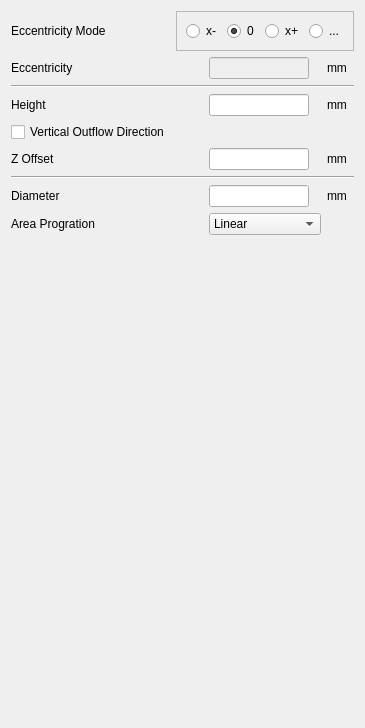
     <widget class="QWidget" name="page_diffuser">
      <property name="geometry">
       <rect>
        <x>0</x>
        <y>0</y>
        <width>350</width>
        <height>728</height>
       </rect>
      </property>
      <attribute name="label">
       <string>Diffuser</string>
      </attribute>
      <layout class="QGridLayout" name="gridLayout_3">
       <item row="8" column="0">
        <widget class="QLabel" name="label_62">
         <property name="sizePolicy">
          <sizepolicy hsizetype="Minimum" vsizetype="Preferred">
           <horstretch>0</horstretch>
           <verstretch>0</verstretch>
          </sizepolicy>
         </property>
         <property name="minimumSize">
          <size>
           <width>100</width>
           <height>0</height>
          </size>
         </property>
         <property name="text">
          <string>Diameter</string>
         </property>
        </widget>
       </item>
       <item row="4" column="0">
        <widget class="QLabel" name="label_59">
         <property name="sizePolicy">
          <sizepolicy hsizetype="Minimum" vsizetype="Preferred">
           <horstretch>0</horstretch>
           <verstretch>0</verstretch>
          </sizepolicy>
         </property>
         <property name="minimumSize">
          <size>
           <width>100</width>
           <height>0</height>
          </size>
         </property>
         <property name="text">
          <string>Height</string>
         </property>
        </widget>
       </item>
       <item row="10" column="0">
        <spacer name="verticalSpacer_7">
         <property name="orientation">
          <enum>Qt::Vertical</enum>
         </property>
         <property name="sizeHint" stdset="0">
          <size>
           <width>20</width>
           <height>40</height>
          </size>
         </property>
        </spacer>
       </item>
       <item row="9" column="0">
        <widget class="QLabel" name="label_72">
         <property name="sizePolicy">
          <sizepolicy hsizetype="Minimum" vsizetype="Preferred">
           <horstretch>0</horstretch>
           <verstretch>0</verstretch>
          </sizepolicy>
         </property>
         <property name="minimumSize">
          <size>
           <width>100</width>
           <height>0</height>
          </size>
         </property>
         <property name="text">
          <string>Area Progration</string>
         </property>
        </widget>
       </item>
       <item row="5" column="0">
        <widget class="QCheckBox" name="checkBox_diffuser_direction">
         <property name="text">
          <string>Vertical Outflow Direction</string>
         </property>
        </widget>
       </item>
       <item row="4" column="2">
        <widget class="QLineEdit" name="lineEdit_diffuser_height">
         <property name="sizePolicy">
          <sizepolicy hsizetype="Minimum" vsizetype="Fixed">
           <horstretch>0</horstretch>
           <verstretch>0</verstretch>
          </sizepolicy>
         </property>
         <property name="maximumSize">
          <size>
           <width>100</width>
           <height>16777215</height>
          </size>
         </property>
        </widget>
       </item>
       <item row="6" column="0">
        <widget class="QLabel" name="label_61">
         <property name="sizePolicy">
          <sizepolicy hsizetype="Minimum" vsizetype="Preferred">
           <horstretch>0</horstretch>
           <verstretch>0</verstretch>
          </sizepolicy>
         </property>
         <property name="minimumSize">
          <size>
           <width>100</width>
           <height>0</height>
          </size>
         </property>
         <property name="text">
          <string>Z Offset</string>
         </property>
        </widget>
       </item>
       <item row="9" column="2">
        <widget class="QComboBox" name="comboBox_area_progration">
         <item>
          <property name="text">
           <string>Linear</string>
          </property>
         </item>
         <item>
          <property name="text">
           <string>Quadratic Area</string>
          </property>
         </item>
        </widget>
       </item>
       <item row="8" column="2">
        <widget class="QLineEdit" name="lineEdit_diffuser_outlet_diameter">
         <property name="sizePolicy">
          <sizepolicy hsizetype="Minimum" vsizetype="Fixed">
           <horstretch>0</horstretch>
           <verstretch>0</verstretch>
          </sizepolicy>
         </property>
         <property name="maximumSize">
          <size>
           <width>100</width>
           <height>16777215</height>
          </size>
         </property>
        </widget>
       </item>
       <item row="4" column="3">
        <widget class="QLabel" name="label_60">
         <property name="text">
          <string>mm</string>
         </property>
        </widget>
       </item>
       <item row="6" column="2">
        <widget class="QLineEdit" name="lineEdit_diffuser_z_offset">
         <property name="sizePolicy">
          <sizepolicy hsizetype="Minimum" vsizetype="Fixed">
           <horstretch>0</horstretch>
           <verstretch>0</verstretch>
          </sizepolicy>
         </property>
         <property name="maximumSize">
          <size>
           <width>100</width>
           <height>16777215</height>
          </size>
         </property>
        </widget>
       </item>
       <item row="8" column="3">
        <widget class="QLabel" name="label_64">
         <property name="text">
          <string>mm</string>
         </property>
        </widget>
       </item>
       <item row="6" column="3">
        <widget class="QLabel" name="label_57">
         <property name="text">
          <string>mm</string>
         </property>
        </widget>
       </item>
       <item row="0" column="1" colspan="3">
        <widget class="QFrame" name="frame_eccentricity">
         <property name="sizePolicy">
          <sizepolicy hsizetype="Minimum" vsizetype="Preferred">
           <horstretch>0</horstretch>
           <verstretch>0</verstretch>
          </sizepolicy>
         </property>
         <property name="frameShape">
          <enum>QFrame::StyledPanel</enum>
         </property>
         <property name="frameShadow">
          <enum>QFrame::Raised</enum>
         </property>
         <layout class="QGridLayout" name="gridLayout_11">
          <item row="0" column="1">
           <widget class="QRadioButton" name="radioButton_eccentricity_zero">
            <property name="sizePolicy">
             <sizepolicy hsizetype="Maximum" vsizetype="Fixed">
              <horstretch>0</horstretch>
              <verstretch>0</verstretch>
             </sizepolicy>
            </property>
            <property name="text">
             <string>0</string>
            </property>
            <property name="checked">
             <bool>true</bool>
            </property>
           </widget>
          </item>
          <item row="0" column="2">
           <widget class="QRadioButton" name="radioButton_eccentricity_pos">
            <property name="sizePolicy">
             <sizepolicy hsizetype="Maximum" vsizetype="Fixed">
              <horstretch>0</horstretch>
              <verstretch>0</verstretch>
             </sizepolicy>
            </property>
            <property name="text">
             <string>x+</string>
            </property>
           </widget>
          </item>
          <item row="0" column="0">
           <widget class="QRadioButton" name="radioButton_eccentricity_neg">
            <property name="sizePolicy">
             <sizepolicy hsizetype="Maximum" vsizetype="Fixed">
              <horstretch>0</horstretch>
              <verstretch>0</verstretch>
             </sizepolicy>
            </property>
            <property name="text">
             <string>x-</string>
            </property>
           </widget>
          </item>
          <item row="0" column="3">
           <widget class="QRadioButton" name="radioButton_eccentricity_custom">
            <property name="sizePolicy">
             <sizepolicy hsizetype="Maximum" vsizetype="Fixed">
              <horstretch>0</horstretch>
              <verstretch>0</verstretch>
             </sizepolicy>
            </property>
            <property name="text">
             <string>...</string>
            </property>
           </widget>
          </item>
         </layout>
        </widget>
       </item>
       <item row="2" column="2">
        <widget class="QLineEdit" name="lineEdit_diffuser_eccentricity">
         <property name="enabled">
          <bool>false</bool>
         </property>
         <property name="sizePolicy">
          <sizepolicy hsizetype="Minimum" vsizetype="Fixed">
           <horstretch>0</horstretch>
           <verstretch>0</verstretch>
          </sizepolicy>
         </property>
         <property name="maximumSize">
          <size>
           <width>100</width>
           <height>16777215</height>
          </size>
         </property>
        </widget>
       </item>
       <item row="2" column="3">
        <widget class="QLabel" name="label_67">
         <property name="text">
          <string>mm</string>
         </property>
        </widget>
       </item>
       <item row="2" column="0" colspan="2">
        <widget class="QLabel" name="label_66">
         <property name="sizePolicy">
          <sizepolicy hsizetype="Minimum" vsizetype="Preferred">
           <horstretch>0</horstretch>
           <verstretch>0</verstretch>
          </sizepolicy>
         </property>
         <property name="minimumSize">
          <size>
           <width>100</width>
           <height>0</height>
          </size>
         </property>
         <property name="text">
          <string>Eccentricity</string>
         </property>
        </widget>
       </item>
       <item row="0" column="0">
        <widget class="QLabel" name="label_65">
         <property name="sizePolicy">
          <sizepolicy hsizetype="Minimum" vsizetype="Preferred">
           <horstretch>0</horstretch>
           <verstretch>0</verstretch>
          </sizepolicy>
         </property>
         <property name="minimumSize">
          <size>
           <width>100</width>
           <height>0</height>
          </size>
         </property>
         <property name="text">
          <string>Eccentricity Mode</string>
         </property>
        </widget>
       </item>
       <item row="7" column="0" colspan="4">
        <widget class="Line" name="line_2">
         <property name="orientation">
          <enum>Qt::Horizontal</enum>
         </property>
        </widget>
       </item>
       <item row="3" column="0" colspan="4">
        <widget class="Line" name="line">
         <property name="orientation">
          <enum>Qt::Horizontal</enum>
         </property>
        </widget>
       </item>
      </layout>
     </widget>
